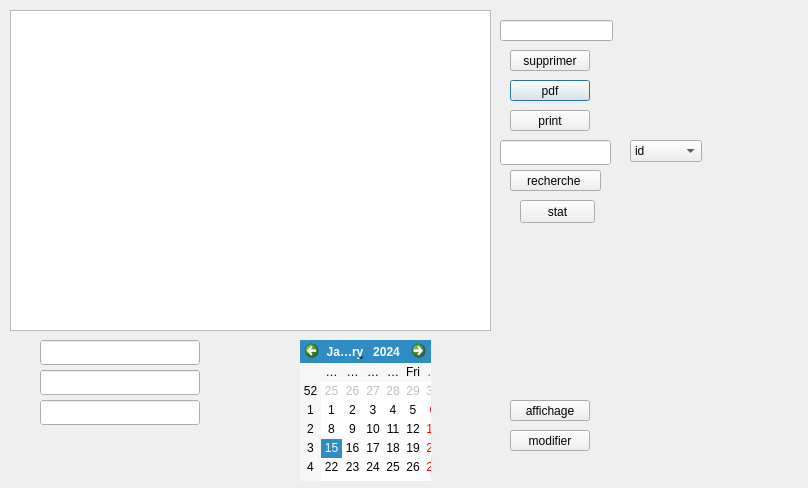
<?xml version="1.0" encoding="UTF-8"?>
<ui version="4.0">
 <class>DialogEvenement</class>
 <widget class="QDialog" name="DialogEvenement">
  <property name="geometry">
   <rect>
    <x>0</x>
    <y>0</y>
    <width>808</width>
    <height>488</height>
   </rect>
  </property>
  <property name="windowTitle">
   <string>Dialog</string>
  </property>
  <widget class="QLineEdit" name="idEVE_3">
   <property name="geometry">
    <rect>
     <x>40</x>
     <y>340</y>
     <width>160</width>
     <height>25</height>
    </rect>
   </property>
   <property name="autoFillBackground">
    <bool>true</bool>
   </property>
  </widget>
  <widget class="QPushButton" name="pushButton_29">
   <property name="geometry">
    <rect>
     <x>510</x>
     <y>80</y>
     <width>80</width>
     <height>21</height>
    </rect>
   </property>
   <property name="autoFillBackground">
    <bool>true</bool>
   </property>
   <property name="text">
    <string>pdf</string>
   </property>
  </widget>
  <widget class="QPushButton" name="pushButton_36">
   <property name="geometry">
    <rect>
     <x>510</x>
     <y>170</y>
     <width>91</width>
     <height>21</height>
    </rect>
   </property>
   <property name="autoFillBackground">
    <bool>true</bool>
   </property>
   <property name="text">
    <string>recherche </string>
   </property>
  </widget>
  <widget class="QPushButton" name="pushButton_30">
   <property name="geometry">
    <rect>
     <x>510</x>
     <y>110</y>
     <width>80</width>
     <height>21</height>
    </rect>
   </property>
   <property name="autoFillBackground">
    <bool>true</bool>
   </property>
   <property name="text">
    <string>print</string>
   </property>
  </widget>
  <widget class="QLineEdit" name="NBpEVE_3">
   <property name="geometry">
    <rect>
     <x>40</x>
     <y>400</y>
     <width>160</width>
     <height>25</height>
    </rect>
   </property>
   <property name="autoFillBackground">
    <bool>true</bool>
   </property>
  </widget>
  <widget class="QTableView" name="tableView_2">
   <property name="geometry">
    <rect>
     <x>10</x>
     <y>10</y>
     <width>481</width>
     <height>321</height>
    </rect>
   </property>
  </widget>
  <widget class="QComboBox" name="comboBox">
   <property name="geometry">
    <rect>
     <x>630</x>
     <y>140</y>
     <width>72</width>
     <height>22</height>
    </rect>
   </property>
   <item>
    <property name="text">
     <string>id</string>
    </property>
   </item>
   <item>
    <property name="text">
     <string>type</string>
    </property>
   </item>
   <item>
    <property name="text">
     <string>date</string>
    </property>
   </item>
   <item>
    <property name="text">
     <string>nbr</string>
    </property>
   </item>
  </widget>
  <widget class="QCalendarWidget" name="calendarWidget_8">
   <property name="geometry">
    <rect>
     <x>300</x>
     <y>340</y>
     <width>131</width>
     <height>141</height>
    </rect>
   </property>
   <property name="autoFillBackground">
    <bool>true</bool>
   </property>
  </widget>
  <widget class="QPushButton" name="pushButton_33">
   <property name="geometry">
    <rect>
     <x>510</x>
     <y>430</y>
     <width>80</width>
     <height>21</height>
    </rect>
   </property>
   <property name="autoFillBackground">
    <bool>true</bool>
   </property>
   <property name="text">
    <string>modifier</string>
   </property>
  </widget>
  <widget class="QPushButton" name="pushButton_3">
   <property name="geometry">
    <rect>
     <x>510</x>
     <y>50</y>
     <width>80</width>
     <height>21</height>
    </rect>
   </property>
   <property name="text">
    <string>supprimer</string>
   </property>
  </widget>
  <widget class="QLineEdit" name="rechercheM_3">
   <property name="geometry">
    <rect>
     <x>500</x>
     <y>140</y>
     <width>111</width>
     <height>25</height>
    </rect>
   </property>
   <property name="autoFillBackground">
    <bool>true</bool>
   </property>
  </widget>
  <widget class="QPushButton" name="pushButton_21">
   <property name="geometry">
    <rect>
     <x>510</x>
     <y>400</y>
     <width>80</width>
     <height>21</height>
    </rect>
   </property>
   <property name="autoFillBackground">
    <bool>true</bool>
   </property>
   <property name="text">
    <string>affichage</string>
   </property>
  </widget>
  <widget class="QLineEdit" name="idES_2">
   <property name="geometry">
    <rect>
     <x>500</x>
     <y>20</y>
     <width>113</width>
     <height>21</height>
    </rect>
   </property>
  </widget>
  <widget class="QLineEdit" name="TypeEVE_3">
   <property name="geometry">
    <rect>
     <x>40</x>
     <y>370</y>
     <width>160</width>
     <height>25</height>
    </rect>
   </property>
   <property name="autoFillBackground">
    <bool>true</bool>
   </property>
  </widget>
  <widget class="QPushButton" name="pushButton">
   <property name="geometry">
    <rect>
     <x>520</x>
     <y>200</y>
     <width>75</width>
     <height>23</height>
    </rect>
   </property>
   <property name="text">
    <string>stat</string>
   </property>
  </widget>
 </widget>
 <resources/>
 <connections/>
</ui>
